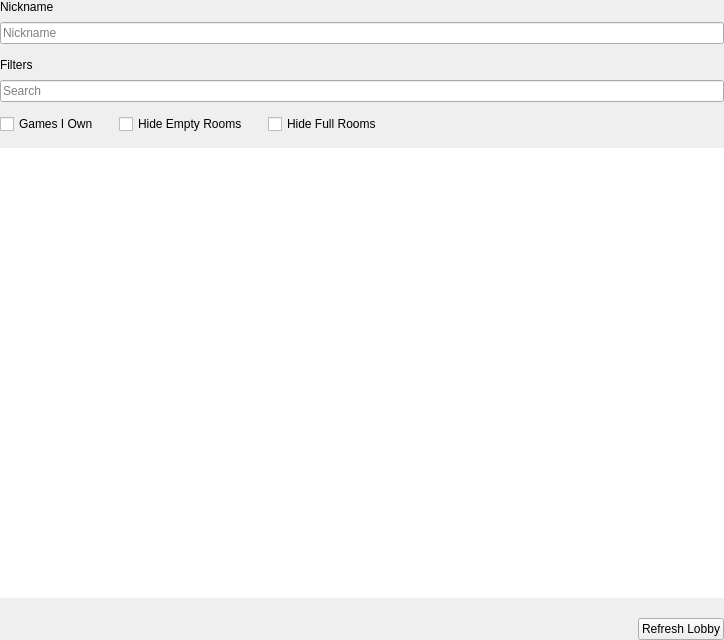
<?xml version="1.0" encoding="UTF-8"?>
<ui version="4.0">
 <class>Lobby</class>
 <widget class="QWidget" name="Lobby">
  <property name="geometry">
   <rect>
    <x>0</x>
    <y>0</y>
    <width>724</width>
    <height>640</height>
   </rect>
  </property>
  <property name="windowTitle">
   <string>Public Room Browser</string>
  </property>
  <layout class="QVBoxLayout" name="verticalLayout">
   <property name="spacing">
    <number>14</number>
   </property>
   <property name="leftMargin">
    <number>0</number>
   </property>
   <property name="topMargin">
    <number>0</number>
   </property>
   <property name="rightMargin">
    <number>0</number>
   </property>
   <property name="bottomMargin">
    <number>0</number>
   </property>
   <item>
    <layout class="QVBoxLayout" name="nickname_group">
     <property name="spacing">
      <number>8</number>
     </property>
     <item>
      <widget class="QLabel" name="label">
       <property name="text">
        <string>Nickname</string>
       </property>
      </widget>
     </item>
     <item>
      <widget class="QLineEdit" name="nickname">
       <property name="placeholderText">
        <string>Nickname</string>
       </property>
      </widget>
     </item>
    </layout>
   </item>
   <item>
    <layout class="QVBoxLayout" name="filter_group">
     <property name="spacing">
      <number>8</number>
     </property>
     <item>
      <widget class="QLabel" name="label_2">
       <property name="text">
        <string>Filters</string>
       </property>
      </widget>
     </item>
     <item>
      <widget class="QLineEdit" name="search">
       <property name="placeholderText">
        <string>Search</string>
       </property>
       <property name="clearButtonEnabled">
        <bool>true</bool>
       </property>
      </widget>
     </item>
     <item>
      <layout class="QHBoxLayout" name="filter_row">
       <property name="spacing">
        <number>20</number>
       </property>
       <property name="topMargin">
        <number>4</number>
       </property>
       <item>
        <widget class="QCheckBox" name="games_owned">
         <property name="text">
          <string>Games I Own</string>
         </property>
        </widget>
       </item>
       <item>
        <widget class="QCheckBox" name="hide_empty">
         <property name="text">
          <string>Hide Empty Rooms</string>
         </property>
        </widget>
       </item>
       <item>
        <widget class="QCheckBox" name="hide_full">
         <property name="text">
          <string>Hide Full Rooms</string>
         </property>
        </widget>
       </item>
       <item>
        <spacer name="filter_spacer">
         <property name="orientation">
          <enum>Qt::Horizontal</enum>
         </property>
         <property name="sizeHint" stdset="0">
          <size>
           <width>0</width>
           <height>0</height>
          </size>
         </property>
        </spacer>
       </item>
      </layout>
     </item>
    </layout>
   </item>
   <item>
    <widget class="QTreeView" name="room_list">
     <property name="frameShape">
      <enum>QFrame::NoFrame</enum>
     </property>
    </widget>
   </item>
   <item>
    <layout class="QHBoxLayout" name="action_row">
     <property name="topMargin">
      <number>6</number>
     </property>
     <item>
      <spacer name="action_spacer">
       <property name="orientation">
        <enum>Qt::Horizontal</enum>
       </property>
       <property name="sizeHint" stdset="0">
        <size>
         <width>0</width>
         <height>0</height>
        </size>
       </property>
      </spacer>
     </item>
     <item>
      <widget class="QPushButton" name="refresh_list">
       <property name="text">
        <string>Refresh Lobby</string>
       </property>
      </widget>
     </item>
    </layout>
   </item>
  </layout>
 </widget>
 <resources/>
 <connections/>
</ui>
